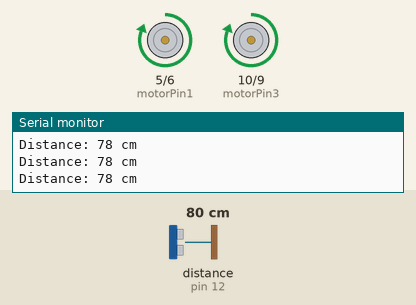
Simulated run of this sketch. Board: Arduino Uno, built with avr-gcc and run on an emulated ATmega328P. Shown: motor-driver pin pairs drawn as motors (green arrow = first pin HIGH = forward, orange = second pin HIGH = backward, longer = more drive, scaled by the enable pin), the last lines printed to the serial monitor. Wiring (inferred from the names in the program): ultrasonic range finder: trigger pin 11; echo pin 12. The test bench sets the inputs (shaded band); at power-on: distance to the obstacle (sensor on pin 12) 80 cm. The echo pulse lasts 58.3 µs per cm.

Above: at 1.2 s.
1.3 s: distance to the obstacle (sensor on pin 12) set to 12 cm
2.8 s: distance to the obstacle (sensor on pin 12) set to 9 cm
At 3.8 s:
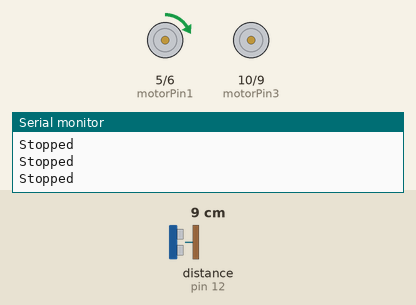
4.3 s: distance to the obstacle (sensor on pin 12) set to 18 cm
At 4.8 s:
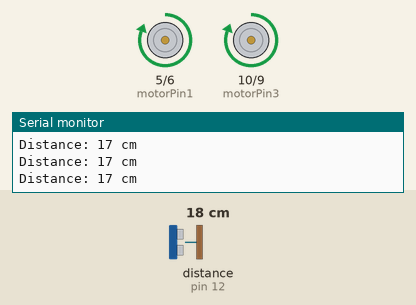
Timing chart, 0 to 7.3 s (numbered marks = the images above; inputs shaded):
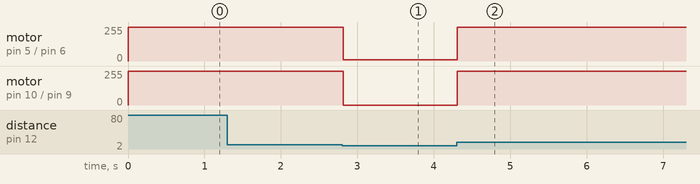

The sketch:

motor_driver_test.ino
```cpp
// L293D
// Motor A
const int motorPin1 = 5;  // Pin 14 of L293
const int motorPin2 = 6;  // Pin 10 of L293
const int enableA = 3;    // Enable pin for Motor A

// Motor B
const int motorPin3 = 10; // Pin  7 of L293
const int motorPin4 = 9;  // Pin  2 of L293
const int enableB = 8;    // Enable pin for Motor B

// US sensor
const int trigPin = 11;
const int echoPin = 12;

// This will run only one time.
void setup() {
    Serial.begin(9600);

    pinMode(trigPin, OUTPUT);
    pinMode(echoPin, INPUT);

    // Set motor pins as outputs
    pinMode(motorPin1, OUTPUT);
    pinMode(motorPin2, OUTPUT);
    pinMode(motorPin3, OUTPUT);
    pinMode(motorPin4, OUTPUT);

    // Set enable pins as outputs
    pinMode(enableA, OUTPUT);
    pinMode(enableB, OUTPUT);
}

void forwards(int speed) {
    speed = constrain(speed, 0, 255);

    analogWrite(enableA, speed);
    analogWrite(enableB, speed);
    digitalWrite(motorPin1, HIGH);
    digitalWrite(motorPin2, LOW);
    // Motor B
    digitalWrite(motorPin3, HIGH);
    digitalWrite(motorPin4, LOW);
}

void stop() {
    // Stop PWM signal
    analogWrite(enableA, 0);
    analogWrite(enableB, 0);

    // Stop motor movement
    digitalWrite(motorPin1, LOW);
    digitalWrite(motorPin2, LOW);
    digitalWrite(motorPin3, LOW);
    digitalWrite(motorPin4, LOW);
}

void loop() {
    digitalWrite(trigPin, LOW);
    delayMicroseconds(2);

    digitalWrite(trigPin, HIGH);
    delayMicroseconds(10);
    digitalWrite(trigPin, LOW);

    long duration = pulseIn(echoPin, HIGH);
    long distance = duration * 0.034 / 2;

    if (distance < 10) {
        forwards(10);
        Serial.println("Stopped");
    } else {
        forwards(255); // Full speed
        Serial.print("Distance: ");
        Serial.print(distance);
        Serial.println(" cm");
    }

    delay(10);
}
```

Measured:
- the behaviour switches between 11 and 10 cm on distance to the obstacle (sensor on pin 12) (found by bisection; images 0 and 1)
- after the input at 2.8 s, motor on pin 5 (motorPin1) / pin 6 (motorPin2): forward 255/255 → forward 10/255 at once; motor on pin 10 (motorPin3) / pin 9 (motorPin4): forward 255/255 → stopped at once
- after the input at 4.3 s, motor on pin 5 (motorPin1) / pin 6 (motorPin2): forward 10/255 → forward 255/255 at once; motor on pin 10 (motorPin3) / pin 9 (motorPin4): stopped → forward 255/255 at once
